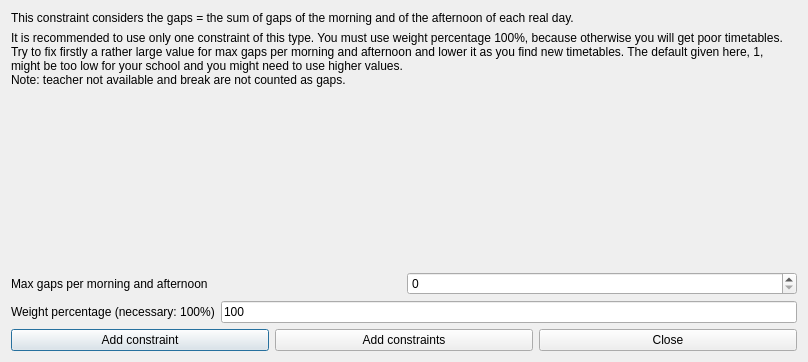
<?xml version="1.0" encoding="UTF-8"?>
<ui version="4.0">
 <class>AddConstraintTeachersMaxGapsPerMorningAndAfternoonForm_template</class>
 <widget class="QDialog" name="AddConstraintTeachersMaxGapsPerMorningAndAfternoonForm_template">
  <property name="geometry">
   <rect>
    <x>0</x>
    <y>0</y>
    <width>808</width>
    <height>362</height>
   </rect>
  </property>
  <property name="windowTitle">
   <string extracomment="This is the title of the dialog to add a new constraint of this type">Add teachers max gaps per morning and afternoon</string>
  </property>
  <layout class="QGridLayout" name="gridLayout">
   <item row="0" column="0">
    <widget class="QLabel" name="instructionsTextLabel_2">
     <property name="sizePolicy">
      <sizepolicy hsizetype="Minimum" vsizetype="Minimum">
       <horstretch>0</horstretch>
       <verstretch>0</verstretch>
      </sizepolicy>
     </property>
     <property name="frameShape">
      <enum>QFrame::NoFrame</enum>
     </property>
     <property name="frameShadow">
      <enum>QFrame::Plain</enum>
     </property>
     <property name="text">
      <string>This constraint considers the gaps = the sum of gaps of the morning and of the afternoon of each real day.</string>
     </property>
     <property name="wordWrap">
      <bool>true</bool>
     </property>
    </widget>
   </item>
   <item row="1" column="0">
    <widget class="QLabel" name="instructionsTextLabel">
     <property name="sizePolicy">
      <sizepolicy hsizetype="Minimum" vsizetype="Minimum">
       <horstretch>0</horstretch>
       <verstretch>0</verstretch>
      </sizepolicy>
     </property>
     <property name="frameShape">
      <enum>QFrame::NoFrame</enum>
     </property>
     <property name="frameShadow">
      <enum>QFrame::Plain</enum>
     </property>
     <property name="text">
      <string>It is recommended to use only one constraint of this type. You must use weight percentage 100%, because otherwise you will get poor timetables. Try to fix firstly a rather large value for max gaps per morning and afternoon and lower it as you find new timetables. The default given here, 1, might be too low for your school and you might need to use higher values.
Note: teacher not available and break are not counted as gaps.</string>
     </property>
     <property name="wordWrap">
      <bool>true</bool>
     </property>
    </widget>
   </item>
   <item row="2" column="0">
    <spacer name="spacer2">
     <property name="orientation">
      <enum>Qt::Vertical</enum>
     </property>
     <property name="sizeType">
      <enum>QSizePolicy::Expanding</enum>
     </property>
     <property name="sizeHint" stdset="0">
      <size>
       <width>20</width>
       <height>71</height>
      </size>
     </property>
    </spacer>
   </item>
   <item row="3" column="0">
    <layout class="QHBoxLayout" name="horizontalLayout">
     <item>
      <widget class="QLabel" name="textLabel1">
       <property name="text">
        <string>Max gaps per morning and afternoon</string>
       </property>
       <property name="wordWrap">
        <bool>false</bool>
       </property>
      </widget>
     </item>
     <item>
      <widget class="QSpinBox" name="maxGapsSpinBox"/>
     </item>
    </layout>
   </item>
   <item row="4" column="0">
    <layout class="QHBoxLayout" name="horizontalLayout_2">
     <item>
      <widget class="QLabel" name="weightTextLabel">
       <property name="frameShape">
        <enum>QFrame::NoFrame</enum>
       </property>
       <property name="frameShadow">
        <enum>QFrame::Plain</enum>
       </property>
       <property name="text">
        <string>Weight percentage (necessary: 100%)</string>
       </property>
       <property name="wordWrap">
        <bool>false</bool>
       </property>
      </widget>
     </item>
     <item>
      <widget class="QLineEdit" name="weightLineEdit">
       <property name="text">
        <string notr="true">100</string>
       </property>
      </widget>
     </item>
    </layout>
   </item>
   <item row="5" column="0">
    <layout class="QHBoxLayout">
     <item>
      <widget class="QPushButton" name="addConstraintPushButton">
       <property name="text">
        <string>Add constraint</string>
       </property>
      </widget>
     </item>
     <item>
      <widget class="QPushButton" name="addConstraintsPushButton">
       <property name="text">
        <string>Add constraints</string>
       </property>
      </widget>
     </item>
     <item>
      <widget class="QPushButton" name="closePushButton">
       <property name="text">
        <string>Close</string>
       </property>
      </widget>
     </item>
    </layout>
   </item>
  </layout>
 </widget>
 <layoutdefault spacing="6" margin="11"/>
 <resources/>
 <connections/>
</ui>
